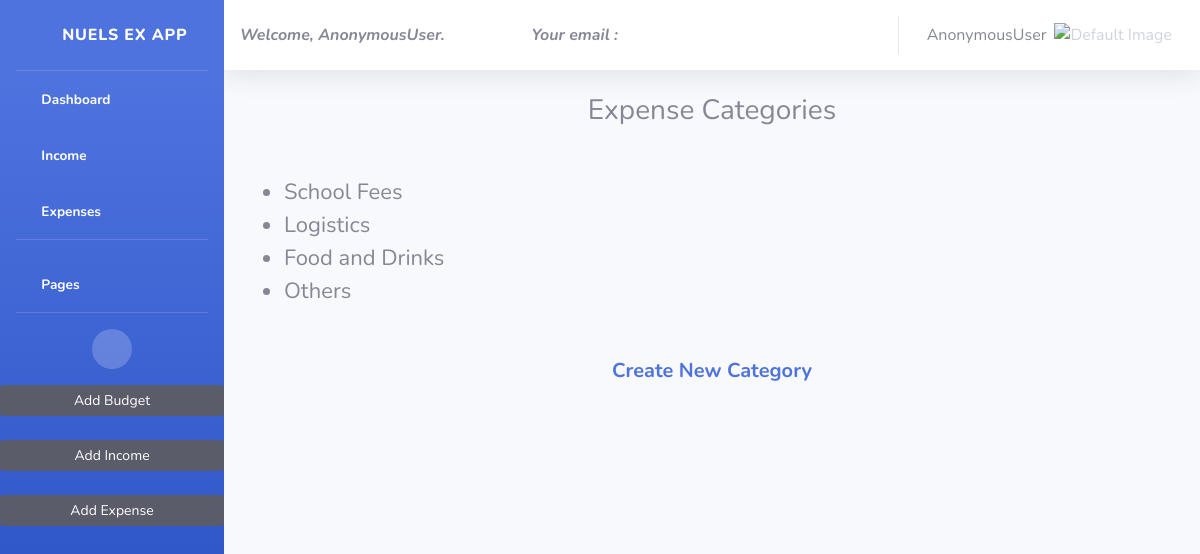
/expensecategorylist/, run on the app's committed database.
### expenses/models.py (models this page shows, shortened)
class Expensescategory(models.Model):
    name = models.CharField(max_length=200, blank=True, null=True)
    slug = models.SlugField(unique=True, blank=True, max_length=300,)

### expenses/views.py (the view)
# urls.py: path('expensecategorylist/', ExpensesCategoryListView.as_view(), name='expensescategory-list'),
class ExpensesCategoryListView(View):
    def get(self, request):
        expense_categories = Expensescategory.objects.all()
        context = {
            'expenses_categories': expense_categories
        }
        return render(request, 'incoexp/expensescategory_list.html', context=context)

### expenses/context_processor.py (called while the page is built)
def profile_info(request):
    if request.user.is_authenticated:
        try:
            profile = Userprofile.objects.get(user=request.user)
            return {'user_profile': profile}
        except Userprofile.DoesNotExist:
            pass
    return {}

### expenses/expensescat_context.py (called while the page is built)
def cate_list(request):
    globa_list =Expensescategory.objects.all()
    return {
        'globa_list': globa_list,
    }

### expenses/incomecat_context.py (called while the page is built)
def category_list(request):
    global_list = Incomecategory.objects.all()
    return {
        'global_list': global_list,
    }

### templates/incoexp/expensescategory_list.html (shortened to what this page needs)
{% extends 'index.html' %}
{% block content %}
  <h3>Expense Categories</h3>
  <ul>
    {% for category in expenses_categories %}
      <li style="font-size: 22px; margin-left: 20px;">{{ category.name }}</li>
    {% endfor %}
  </ul>
  <div class="text-center mt-5">
    <a href="{% url 'expensecategory-create' %}" style="font-size: 20px; font-weight: bold;">Create New Category</a>
  </div>
{% endblock %}

### templates/incoexp/expensescategory_list.html (style rules this page uses)
h3 { text-align: center; margin-top: 20px; margin-bottom: 5%; }

### data on the page
Expensescategory: name "School Fees"
Expensescategory: name "Logistics"
Expensescategory: name "Food and Drinks"
Expensescategory: name "Others"

### other printed values
{{ request.user }} "AnonymousUser"
